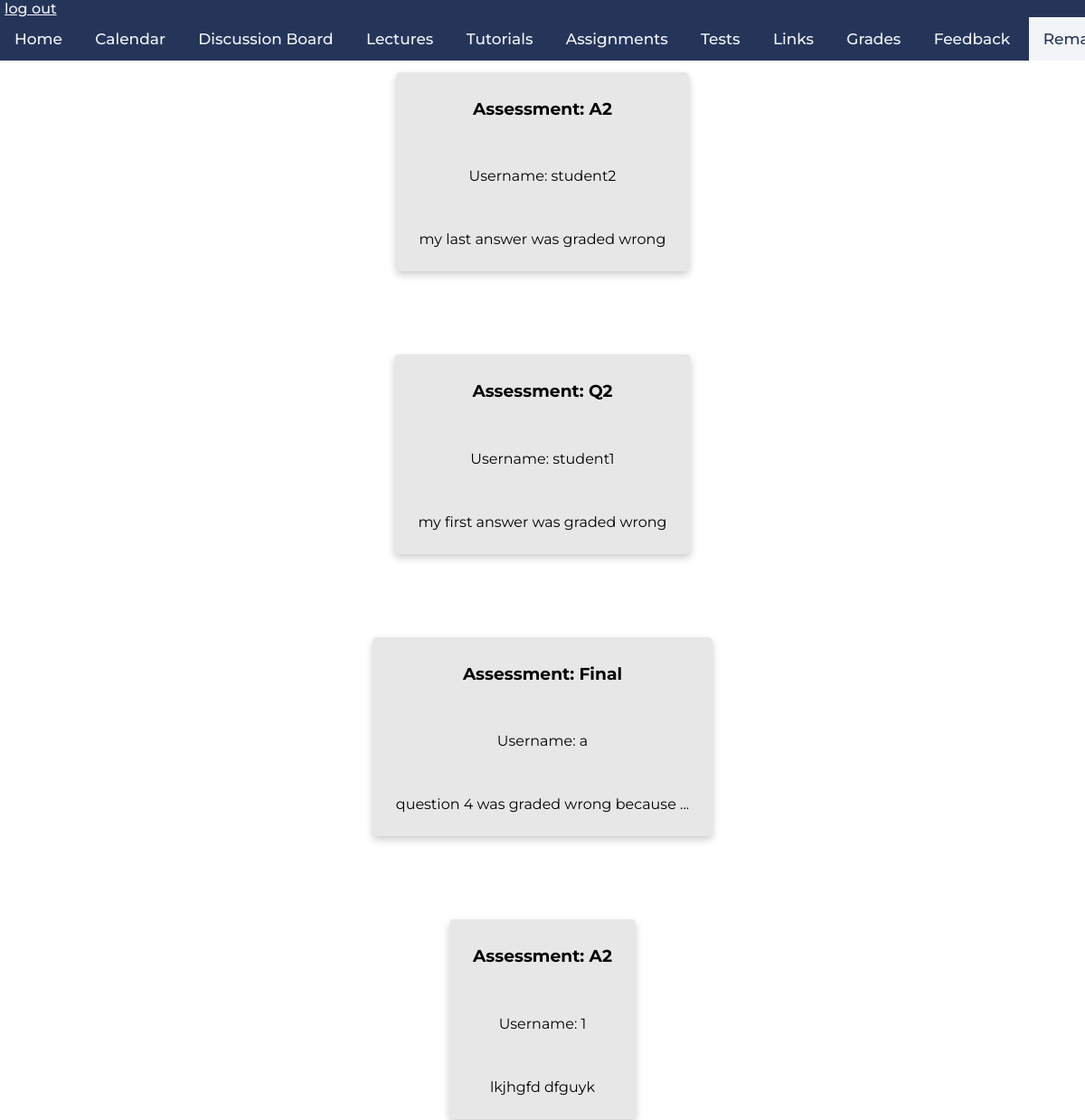
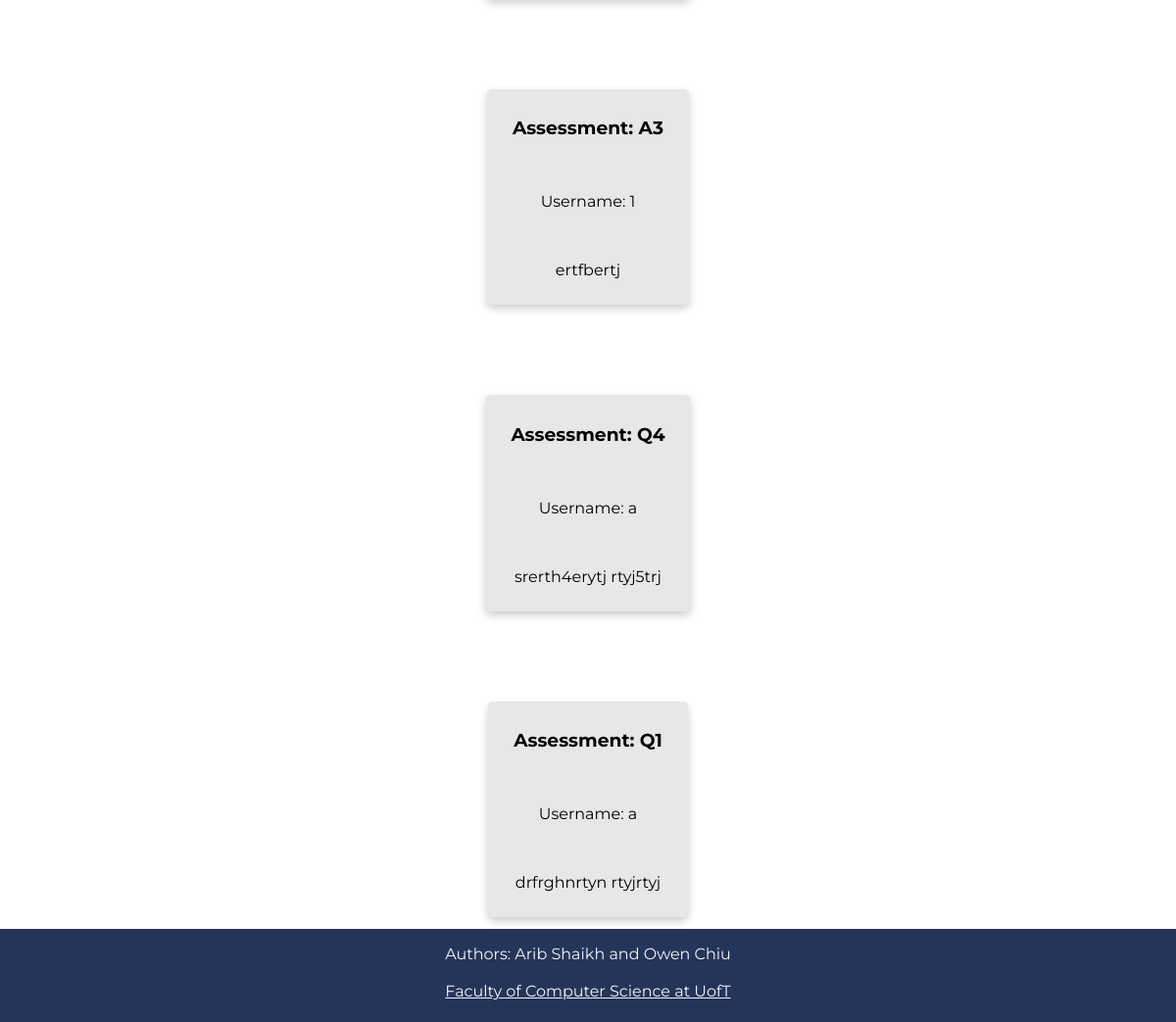
/remark (signed in), run on the app's committed database (2 pictures, top to bottom).
### tables this page shows
CREATE TABLE remark_requests(
	username VARCHAR(256) NOT NULL,
	mark_id VARCHAR(256) NOT NULL,
	comment VARCHAR(256),
	FOREIGN KEY(username) REFERENCES students(username)
	);

### app.py (the view)
@app.route('/remark')
def remark():
	if 'username' in session:
		if session.get('instructor'):
			db = get_db()
			db.row_factory = make_dicts
			remarks = query_db("SELECT username, mark_id, comment FROM remark_requests", one=False)
			db.close()
			return render_template("remark.html", remarks = remarks)
	return render_template("remark.html", message=request.args.get('message'))

### app.py (called while the page is built)
def get_db():
    db = getattr(g, '_database', None)
    if db is None:
        db = g._database = sqlite3.connect(DATABASE)
    return db

def make_dicts(cursor, row):
    return dict((cursor.description[idx][0], value)
                for idx, value in enumerate(row))

def query_db(query, args=(), one=False):
    cur = get_db().execute(query, args)
    rv = cur.fetchall()
    cur.close()
    return (rv[0] if rv else None) if one else rv

@app.teardown_appcontext
def close_connection(exception):
    db = getattr(g, '_database', None)
    if db is not None:
        db.close()

### templates/remark.html (shortened to what this page needs)
<!DOCTYPE html>
<html>
    <head>
        <link rel="stylesheet" href="../static/css/main.css" />
        <link rel="stylesheet" href="../static/css/remark.css" />
        <link rel="stylesheet" href="../static/css/navbar_footer.css" />
    </head>
    <body>
        <div class="navbar">
            <a class="logout" href="./logout">log out</a>
            <div class="links">
                <a href="./">Home</a>
                <a href="./calendar">Calendar</a>
                <a href="https://piazza.com/class/kk052lckppx73x" target="_blank">Discussion Board</a>
                <a href="./lectures">Lectures</a>
                <a href="./tutorials">Tutorials</a>
                <a href="./assignments">Assignments</a>
                <a href="./tests">Tests</a>
                <a href="./links">Links</a>
                <a href="./grades">Grades</a>
                <a href="./feedback">Feedback</a>
                <a href="./remark" class="active-page">Remark Request</a>
            </div>
        </div>
        {% if session['instructor'] %}
        {% for requests in remarks %}
            <div class = "remarkBox">
                <h3>Assessment: {{requests['mark_id']}}</h3><br>
                <p>Username: {{requests['username']}}</p><br>
                <p>{{requests['comment']}}</p>
            </div>
        {% endfor %}
        {% endif %}
        <footer>
                <p>Authors: Arib Shaikh and Owen Chiu<br>
                <br>
                <a href="https://web.cs.toronto.edu/" target="_blank">Faculty of Computer Science at UofT</a></p>
            </footer>

### static/css/main.css (style rules this page uses)
html { font-family: 'Montserrat', sans-serif; }
body { height:100vh; margin: 0px; display:flex; flex-direction:column; text-align: center; }

### static/css/remark.css (style rules this page uses)
.remarkBox { background-color: rgb(231, 231, 231); display: flex; flex-direction: column; flex-grow: 1; margin:0px auto; margin-top:80px; margin-bottom: 12px; box-shadow: 0 4px 8px 0 rgba(0, 0, 0, 0.2); transition: 0.3s; border-radius: 5px; padding: 10px 26px; text-align: center; justify-content: center; align-items: center; }
body { display: flex; }

### static/css/navbar_footer.css (style rules this page uses)
.navbar { background-color: #25355A; overflow: auto; white-space: nowrap; position: fixed; top: 0; font-weight: 500; width: 100%; margin-left: 0px; text-align: left; }
.logout { padding-left: 5px; padding-bottom: 5px; color:#F2F4F7 }
.links { text-align: center; }
.links a { display: inline-block; color: #F2F4F7; text-align: center; padding: 14px 16px; text-decoration: none; font-size: 17px; }
.links a.active-page { background-color: #F2F4F7; color: #25355A; }
footer { min-height:95px; margin-top: auto; text-align: center; background-color: #25355A; color: #F2F4F7; }
footer a { color: #F2F4F7; margin-bottom: 10px; }
footer p { margin-right: 0px; margin-left: 0px; }

### data on the page
remark_requests: mark_id "A2", username "student2", comment "my last answer was graded wrong"
remark_requests: mark_id "Q2", username "student1", comment "my first answer was graded wrong"
remark_requests: mark_id "Final", username "a", comment "question 4 was graded wrong because ..."
remark_requests: mark_id "A2", username "1", comment "lkjhgfd dfguyk"
remark_requests: mark_id "A3", username "1", comment "ertfbertj"
remark_requests: mark_id "Q4", username "a", comment "srerth4erytj rtyj5trj"
remark_requests: mark_id "Q1", username "a", comment "drfrghnrtyn rtyjrtyj"
